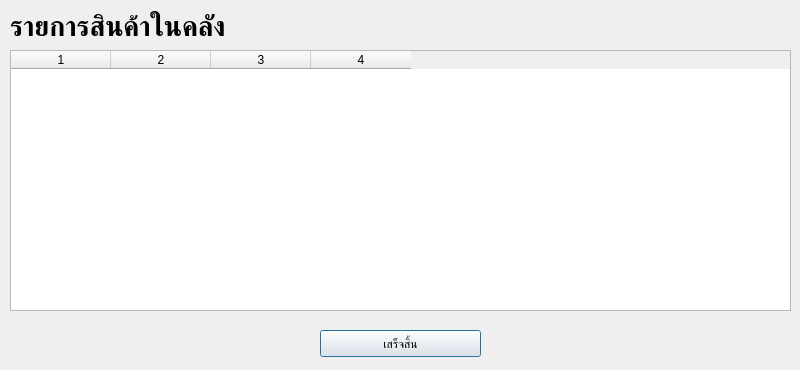
<?xml version="1.0" encoding="UTF-8"?>
<ui version="4.0">
 <class>AddItem</class>
 <widget class="QDialog" name="AddItem">
  <property name="geometry">
   <rect>
    <x>0</x>
    <y>0</y>
    <width>800</width>
    <height>370</height>
   </rect>
  </property>
  <property name="windowTitle">
   <string>Shortcut Button Editor</string>
  </property>
  <widget class="QTableWidget" name="table_stock">
   <property name="geometry">
    <rect>
     <x>10</x>
     <y>50</y>
     <width>781</width>
     <height>261</height>
    </rect>
   </property>
   <property name="editTriggers">
    <set>QAbstractItemView::NoEditTriggers</set>
   </property>
   <property name="selectionMode">
    <enum>QAbstractItemView::SingleSelection</enum>
   </property>
   <property name="selectionBehavior">
    <enum>QAbstractItemView::SelectRows</enum>
   </property>
   <property name="sortingEnabled">
    <bool>true</bool>
   </property>
   <property name="columnCount">
    <number>4</number>
   </property>
   <column/>
   <column/>
   <column/>
   <column/>
  </widget>
  <widget class="QLabel" name="label">
   <property name="geometry">
    <rect>
     <x>10</x>
     <y>6</y>
     <width>271</width>
     <height>41</height>
    </rect>
   </property>
   <property name="font">
    <font>
     <pointsize>20</pointsize>
     <weight>75</weight>
     <bold>true</bold>
    </font>
   </property>
   <property name="text">
    <string>รายการสินค้าในคลัง</string>
   </property>
  </widget>
  <widget class="QPushButton" name="done_button">
   <property name="geometry">
    <rect>
     <x>320</x>
     <y>330</y>
     <width>161</width>
     <height>27</height>
    </rect>
   </property>
   <property name="text">
    <string>เสร็จสิ้น</string>
   </property>
  </widget>
 </widget>
 <resources/>
 <connections/>
</ui>
